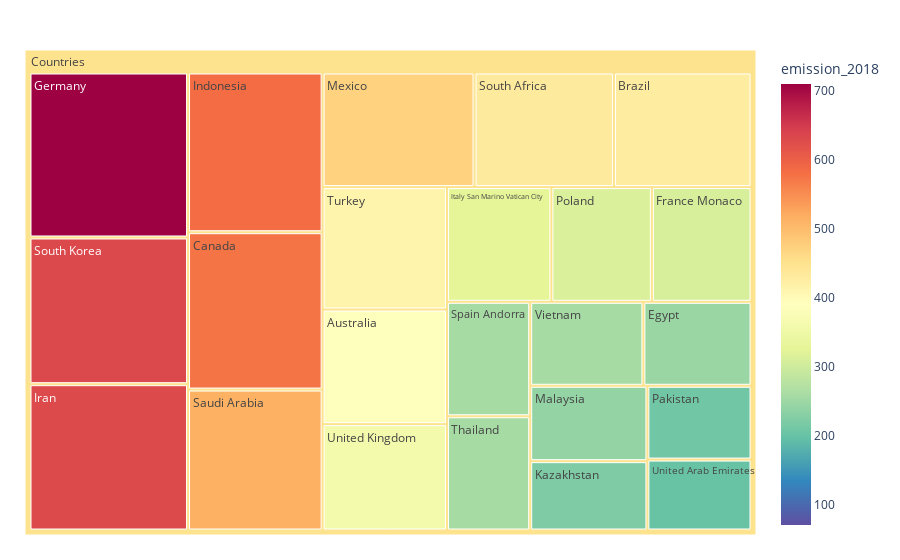

Here is the notebook cell this chart was saved with:
### Markdown cell above
## Древовидная диаграмма

### Code cell
fig = px.treemap(df,
                 path=[px.Constant('Countries'), 'countries'],
                 values=df['emission_2018'],
                 color=df['emission_2018'],
                 color_continuous_scale='Spectral_r',
                 color_continuous_midpoint=np.average(df['emission_2018']))
fig.update_layout(margin=dict(t=50, l=25, r=25, b=25))
fig.show()

### Figure 1 — Plotly figure (JSON) as saved in the notebook; plotly's stock layout.template omitted (floating-point values rounded to 4 significant figures)
{"data": [{"branchvalues": "total", "customdata": [[386.6], [427.7], [574.4], [246.3], [310.0], [709.5], [583.1], [629.3], [324.9], [220.4], [239.6], [472.1], [208.4], [312.7], [514.6], [433.2], [630.9], [258.3], [257.9], [413.0], [200.3], [358.8], [257.9], [448.6]], "domain": {"x": [0, 1], "y": [0, 1]}, "hovertemplate": "labels=%{label}<br>emission_2018_sum=%{value}<br>parent=%{parent}<br>id=%{id}<br>emission_2018=%{color}<extra></extra>", "ids": ["Countries/Australia", "Countries/Brazil", "Countries/Canada", "Countries/Egypt", "Countries/France Monaco", "Countries/Germany", "Countries/Indonesia", "Countries/Iran", "Countries/Italy San Marino Vatican City", "Countries/Kazakhstan", "Countries/Malaysia", "Countries/Mexico", "Countries/Pakistan", "Countries/Poland", "Countries/Saudi Arabia", "Countries/South Africa", "Countries/South Korea", "Countries/Spain Andorra", "Countries/Thailand", "Countries/Turkey", "Countries/United Arab Emirates", "Countries/United Kingdom", "Countries/Vietnam", "Countries"], "labels": ["Australia", "Brazil", "Canada", "Egypt", "France Monaco", "Germany", "Indonesia", "Iran", "Italy San Marino Vatican City", "Kazakhstan", "Malaysia", "Mexico", "Pakistan", "Poland", "Saudi Arabia", "South Africa", "South Korea", "Spain Andorra", "Thailand", "Turkey", "United Arab Emirates", "United Kingdom", "Vietnam", "Countries"], "marker": {"coloraxis": "coloraxis", "colors": [386.6, 427.7, 574.4, 246.3, 310.0, 709.5, 583.1, 629.3, 324.9, 220.4, 239.6, 472.1, 208.4, 312.7, 514.6, 433.2, 630.9, 258.3, 257.9, 413.0, 200.3, 358.8, 257.9, 448.6]}, "name": "", "parents": ["Countries", "Countries", "Countries", "Countries", "Countries", "Countries", "Countries", "Countries", "Countries", "Countries", "Countries", "Countries", "Countries", "Countries", "Countries", "Countries", "Countries", "Countries", "Countries", "Countries", "Countries", "Countries", "Countries", ""], "type": "treemap", "values": [386.6, 427.7, 574.4, 246.3, 310.0, 709.5, 583.1, 629.3, 324.9, 220.4, 239.6, 472.1, 208.4, 312.7, 514.6, 433.2, 630.9, 258.3, 257.9, 413.0, 200.3, 358.8, 257.9, 8970.0]}], "layout": {"coloraxis": {"cmid": 390.0, "colorbar": {"title": {"text": "emission_2018"}}, "colorscale": [[0, "rgb(94,79,162)"], [0.1, "rgb(50,136,189)"], [0.2, "rgb(102,194,165)"], [0.3, "rgb(171,221,164)"], [0.4, "rgb(230,245,152)"], [0.5, "rgb(255,255,191)"], [0.6, "rgb(254,224,139)"], [0.7, "rgb(253,174,97)"], [0.8, "rgb(244,109,67)"], [0.9, "rgb(213,62,79)"], [1, "rgb(158,1,66)"]]}, "legend": {"tracegroupgap": 0}, "margin": {"b": 25, "l": 25, "r": 25, "t": 50}}}
